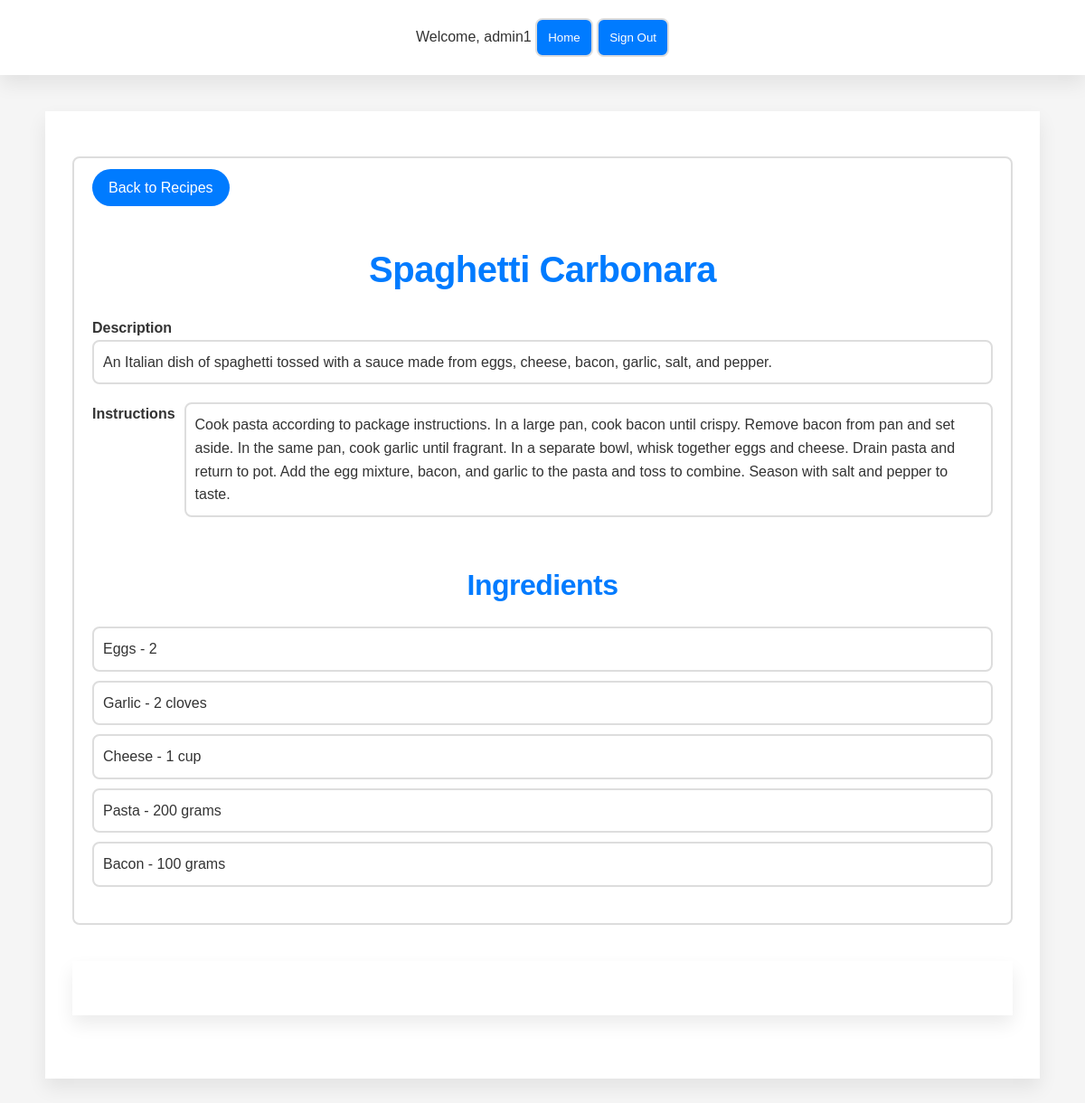
Screenshot of /www/user/recipe_user_view.php?recipeId=2 (signed in) with the database file from the repository.
### tables this page shows
CREATE TABLE `Recipe` (
  `recipeId` int NOT NULL AUTO_INCREMENT,
  `userId` int DEFAULT NULL,
  `recipeName` varchar(255) NOT NULL,
  `instructions` text,
  `description` text,
  `approved` tinyint(1) DEFAULT '0',
  PRIMARY KEY (`recipeId`),
  UNIQUE KEY `recipeId` (`recipeId`)
);

CREATE TABLE `RecipeIngredient` (
  `recipeId` int NOT NULL,
  `ingredientId` int NOT NULL,
  `quantity` varchar(50) DEFAULT NULL,
  PRIMARY KEY (`recipeId`,`ingredientId`),
  KEY `ingredientId` (`ingredientId`),
  CONSTRAINT `recipeingredient_ibfk_1` FOREIGN KEY (`recipeId`) REFERENCES `Recipe` (`recipeId`),
  CONSTRAINT `recipeingredient_ibfk_2` FOREIGN KEY (`ingredientId`) REFERENCES `Ingredient` (`ingredientId`)
);

CREATE TABLE `Ingredient` (
  `ingredientId` int NOT NULL AUTO_INCREMENT,
  `ingredientName` varchar(512) NOT NULL,
  PRIMARY KEY (`ingredientId`)
);

### www/user/recipe_user_view.php (the view, shortened to what this page needs)
<?php
$conn = new mysqli($servername, $dbusername, $dbpassword, $dbname);
$recipeId = $_GET['recipeId'];
$sql = "SELECT * FROM Recipe WHERE recipeId = $recipeId";
$result = $conn->query($sql);
$recipe = $result->fetch_assoc();
$sql = "SELECT * FROM RecipeIngredient JOIN Ingredient ON RecipeIngredient.ingredientId = Ingredient.ingredientId WHERE recipeId = $recipeId";
$result = $conn->query($sql);
$ingredients = $result->fetch_all(MYSQLI_ASSOC);
?>
<html>
<head>
    <link rel="stylesheet" type="text/css" href="../common/style/style.css">
</head>
<body>
    <header>
        <?php include '../common/navbar.php'; ?>
    </header>
    <main>
        <div class="recipe-details">
            <a href="../common/view_recipes.php">Back to Recipes</a><br><br>
            <h1>
                <?php echo $recipe['recipeName']; ?>
            </h1>
            <div class="description-container">
                <label>Description</label>
                <ul>
                    <li>
                        <?php echo $recipe['description']; ?>
                    </li>
                </ul>
            </div>
            <div class="instructions-container">
                <label>Instructions</label>
                <ul>
                    <li>
                        <?php echo $recipe['instructions']; ?>
                    </li>
                </ul>
            </div>
            <h2>Ingredients</h2>
            <ul>
                <?php foreach ($ingredients as $ingredient): ?>
                    <li>
                        <?php echo $ingredient['ingredientName'] . " - " . $ingredient['quantity']; ?>
                    </li>
                <?php endforeach; ?>
            </ul>
        </div>
        <main>
</body>
</html>

### www/common/style/style.css (style rules this page uses)
:root { --main-blue: #007BFF; --hover-blue: #0056b3; --soft-gray: #F5F5F5; --text-gray: #333; --border-gray: #E0E0E0; --input-border-gray: #DDD; --transition-speed: 0.3s; }
* { box-sizing: border-box; margin: 0; padding: 0; font-family: 'Poppins', sans-serif; }
body { background-color: var(--soft-gray); color: var(--text-gray); line-height: 1.6; font-size: 16px; }
main { max-width: 1100px; margin: 40px auto; padding: 30px; background-color: #FFF; box-shadow: 0 10px 20px rgba(0, 0, 0, 0.08); }
h1 { text-align: center; padding: 20px 0; font-size: 2.5em; color: var(--main-blue); font-weight: 600; letter-spacing: -0.5px; }
header { background-color: #FFF; box-shadow: 0 10px 20px rgba(0, 0, 0, 0.08); padding: 20px 0; text-align: center; }
label { grid-column: 1 / 2; text-align: right; font-weight: 600; }
.recipe-details { padding: 20px; border: 2px solid var(--input-border-gray); border-radius: 8px; margin: 20px auto; }
.recipe-details p, .recipe-details ul { margin-bottom: 20px; }
.recipe-details ul { list-style-type: none; padding-left: 0; }
.recipe-details ul li { background-color: #FFF; border: 2px solid var(--input-border-gray); border-radius: 8px; padding: 10px; margin-bottom: 10px; }
.recipe-details a { background-color: var(--main-blue); color: #FFF; padding: 12px 18px; text-decoration: none; border-radius: 50px; transition: background-color var(--transition-speed); font-weight: 500; }
ul { list-style-type: none; padding-left: 0; }
li { display: flex; align-items: center; margin-bottom: 10px; }
h2, h3 { font-size: 2em; color: var(--main-blue); font-weight: 600; letter-spacing: -0.5px; text-align: center; padding: 20px 0; }
.instructions-container { display: flex; }
.instructions-container label { padding-right: 10px; font-weight: bold; }

### rows the page displays
recipe: recipeName "Spaghetti Carbonara", description "An Italian dish of spaghetti tossed with a sauce made from eggs, cheese, bacon, garlic, salt, and pepper.", instructions "Cook pasta according to package instructions. In a large pan, cook bacon until crispy. Remove bacon from pan and set aside. In the same pan, cook garlic until fragrant. In a separate bowl, whisk together eggs and cheese. Drain pasta and return to pot. Add the egg mixture, bacon, and garlic to the pasta and toss to combine. Season with salt and pepper to taste."
recipeingredient: ingredientId.ingredientName "Eggs", quantity "2"
recipeingredient: ingredientId.ingredientName "Garlic", quantity "2 cloves"
recipeingredient: ingredientId.ingredientName "Cheese", quantity "1 cup"
recipeingredient: ingredientId.ingredientName "Pasta", quantity "200 grams"
recipeingredient: ingredientId.ingredientName "Bacon", quantity "100 grams"

### other values shown
$_SESSION['username'] "admin1"
